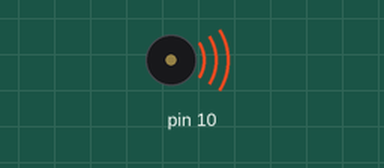
The sketch below on a simulated Arduino Uno, built with avr-gcc and run on an emulated ATmega328P. On the bench: buzzer (waves = sounding).

Above: at 0.2 s.
Timing chart, 0 to 3.0 s (numbered marks = the images above):
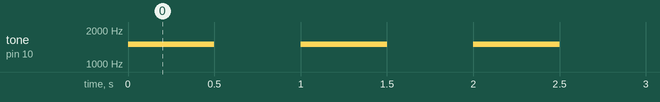

The sketch:

Produzindo_som_com_Buzzer.ino
```cpp
//Produzindo som com buzzer
//Produzindo som atraves do buzzer

void setup(){
  pinMode(10, OUTPUT);
}
void loop(){
  tone(10, 1500); //Liga o buzzer com frequencia em 1500mhz
  delay(500); //Espera 1/2 seg
  noTone(10); //Desliga o buzzer
  delay(500);
}
```

Measured:
- by itself, tone on pin 10: alternates 1500 Hz for 0.50 s and silent for 0.50 s
